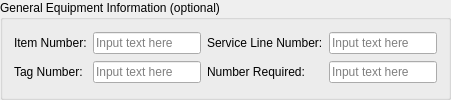
             <widget class="QGroupBox" name="equipment_info">
              <property name="title">
               <string>General Equipment Information (optional)</string>
              </property>
              <layout class="QGridLayout" name="gridLayout_4">
               <item row="0" column="0">
                <widget class="QLabel" name="item_number">
                 <property name="text">
                  <string>Item Number:</string>
                 </property>
                </widget>
               </item>
               <item row="0" column="1">
                <widget class="QLineEdit" name="item_number_2">
                 <property name="placeholderText">
                  <string>Input text here</string>
                 </property>
                </widget>
               </item>
               <item row="0" column="2">
                <widget class="QLabel" name="service_line_number">
                 <property name="text">
                  <string>Service Line Number:</string>
                 </property>
                </widget>
               </item>
               <item row="0" column="3">
                <widget class="QLineEdit" name="service_line_number_2">
                 <property name="placeholderText">
                  <string>Input text here</string>
                 </property>
                </widget>
               </item>
               <item row="1" column="0">
                <widget class="QLabel" name="tag_number">
                 <property name="text">
                  <string>Tag Number:</string>
                 </property>
                </widget>
               </item>
               <item row="1" column="1">
                <widget class="QLineEdit" name="tag_number_2">
                 <property name="placeholderText">
                  <string>Input text here</string>
                 </property>
                </widget>
               </item>
               <item row="1" column="2">
                <widget class="QLabel" name="number_required">
                 <property name="text">
                  <string>Number Required:</string>
                 </property>
                </widget>
               </item>
               <item row="1" column="3">
                <widget class="QLineEdit" name="number_required_2">
                 <property name="placeholderText">
                  <string>Input text here</string>
                 </property>
                </widget>
               </item>
              </layout>
             </widget>
